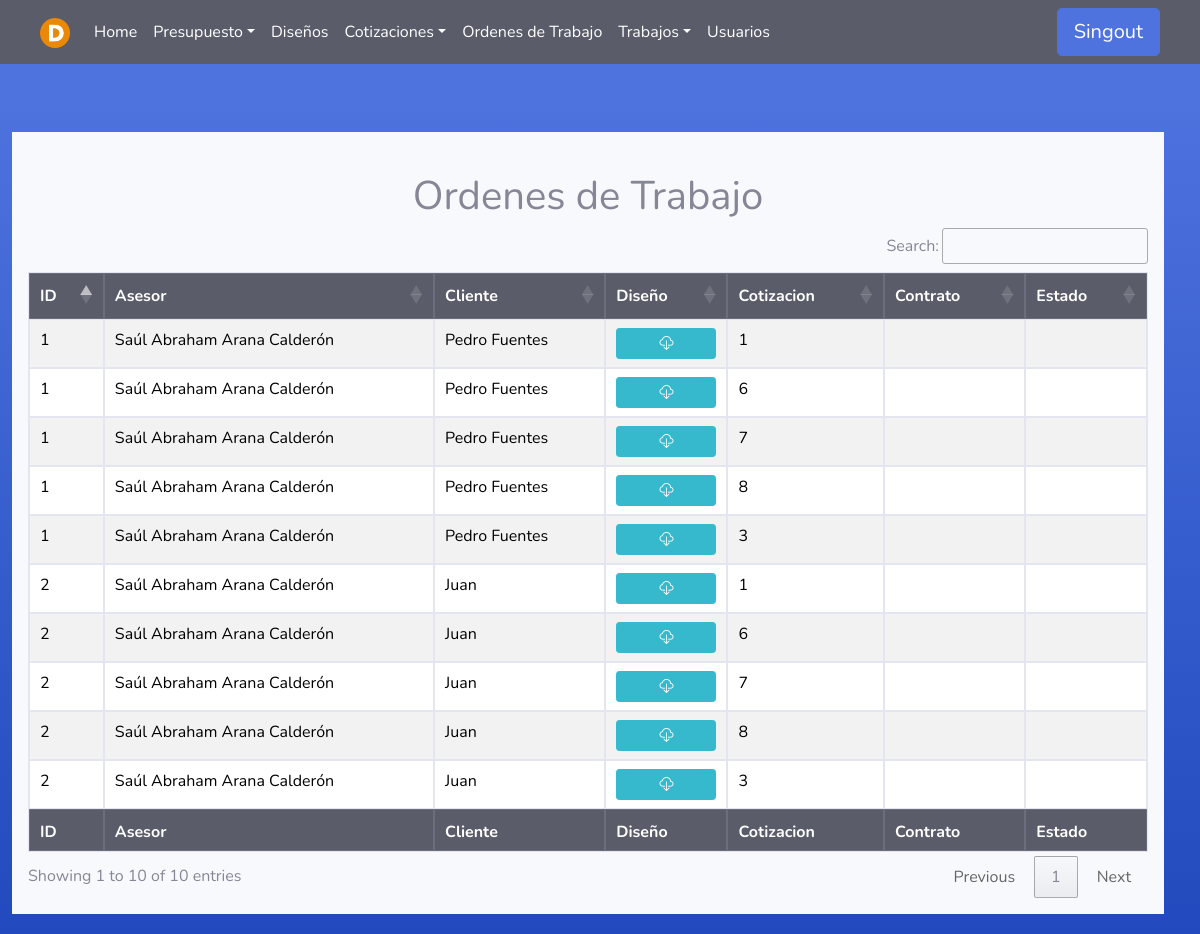
The page /Trabajos/ (signed in) on the database its author committed.
### Asesores/models.py (models this page shows)
class Presupuesto(models.Model):
    asesor = models.ForeignKey(User, on_delete=models.PROTECT, null=False, blank=False)
    fecha_inicio = models.DateTimeField(null=False, auto_now_add=True, blank=False)
    cliente = models.CharField(max_length=100, null=False, blank=False)
    descripcion = models.TextField(null=False, blank=False)
    estado=models.TextField(null=True, blank=True)
    fecha_fin = models.DateTimeField(null=True, blank=True)

### Cotizadores/models.py (models this page shows)
class Cotizacion(models.Model):
    cotizador = models.ForeignKey(User, on_delete=models.PROTECT, null=False, blank=False)
    diseno = models.ForeignKey(Diseno, on_delete=models.PROTECT, null=True, blank=False)
    fecha = models.DateTimeField(auto_now_add=True)
    estado=models.TextField(null=True, blank=True, default='Esperando aprobación')
    archivo = models.FileField(upload_to='cotizaciones/', null=False, blank=False)

### Produccion/views.py (the view)
# urls.py: path('', produccion_views.ordenes_listado , name='OrdenesDeTrabajo'),
@login_required(login_url='index')
def ordenes_listado(request):
    user = request.user
    if user.groups.filter(name='Asesor').exists():
        presupuesto_diseno = Presupuesto.objects.filter(fecha_fin=None, asesor=user,diseno__estado="Aprobado")
        ids_disenos = Presupuesto.objects.filter(fecha_fin=None, asesor=user, diseno__estado="Aprobado").values_list('diseno__id', flat=True)
        cotizacion = Cotizacion.objects.filter(diseno_id__in=ids_disenos).select_related('diseno')
        return render(request, 'Produccion/Ordenes_trabajo.html', {'presupuesto_diseno': presupuesto_diseno,'cotizaciones':cotizacion})
    elif (user.groups.filter(name='Administrador').exists() or user.is_superuser):
        presupuesto_diseno = Presupuesto.objects.filter(fecha_fin=None, asesor=user,diseno__estado="Aprobado")
        ids_disenos = Presupuesto.objects.filter(fecha_fin=None, asesor=user, diseno__estado="Aprobado").values_list('diseno__id', flat=True)
        cotizacion = Cotizacion.objects.filter(diseno_id__in=ids_disenos).select_related('diseno')
        return render(request, 'Produccion/Ordenes_trabajo.html', {'presupuesto_diseno': presupuesto_diseno, 'cotizaciones':cotizacion})
    else:
        error = "No tienes permiso para acceder a esta página."
        return render(request, '404.html', {'error': error})

### Templates/Produccion/Ordenes_trabajo.html
{% extends 'tables.html' %}
{% block botones%}
<div class="text-center">
    <br>
    <h1>Ordenes de Trabajo</h1>
</div>
{% endblock %}
{% load static %}
{% block head %}
<th>ID</th>
{% if user.is_superuser or user.groups.all.0.name == "Administrador" %}
<th>Asesor</th>
{% endif %}
<th>Cliente</th>
<th>Diseño</th>
<th>Cotizacion</th>
<th>Contrato</th>
<th>Estado</th>
{% endblock %}
{% block tbody %}
{% for p in presupuesto_diseno %}
{% for c in cotizaciones %}
<tr>
    <td>{{ p.id }}</td>
    {% if user.is_superuser or user.groups.all.0.name == "Administrador" %}
    <td>{{ p.asesor.first_name}} {{ p.asesor.last_name}}</td>
    {% endif %}
    <td>{{ p.cliente }}</td>
    <td>
        <div class="text-center">
            <a class="btn btn-info btn-sm btn-block" href="#" download>
                <i class="bi bi-cloud-download"></i>
            </a>
        </div>
    </td>
    <td>{{ c.id }}</td>
    <td></td>
    <td></td>
</tr>
{% endfor %}
{% endfor %}
{% endblock %}
{% block footer %}
<th>ID</th>
{% if user.is_superuser or user.groups.all.0.name == "Administrador" %}
<th>Asesor</th>
{% endif %}
<th>Cliente</th>
<th>Diseño</th>
<th>Cotizacion</th>
<th>Contrato</th>
<th>Estado</th>
{% endblock %}

### static/css/navbars.css (style rules this page uses)
body { padding-bottom: 20px; }

### rows shown on the page
Presupuesto: id "1", asesor.first_name "Saúl Abraham", asesor.last_name "Arana Calderón", cliente "Pedro Fuentes"
Cotizacion: id "1"
Cotizacion: id "6"
Cotizacion: id "7"
Cotizacion: id "8"
Cotizacion: id "3"
Presupuesto: id "2", asesor.first_name "Saúl Abraham", asesor.last_name "Arana Calderón", cliente "Juan"
